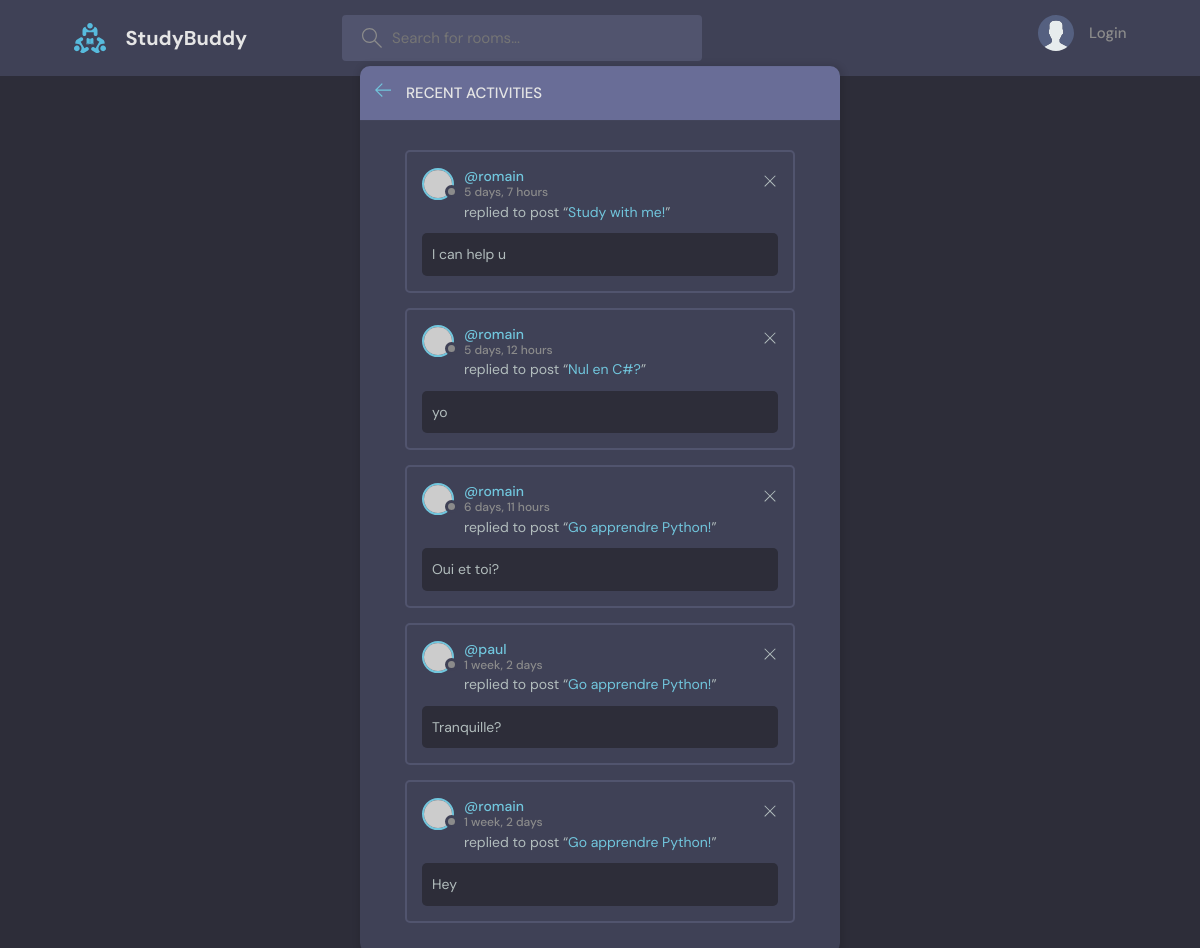
The page /activity/ on the database as committed earlier.
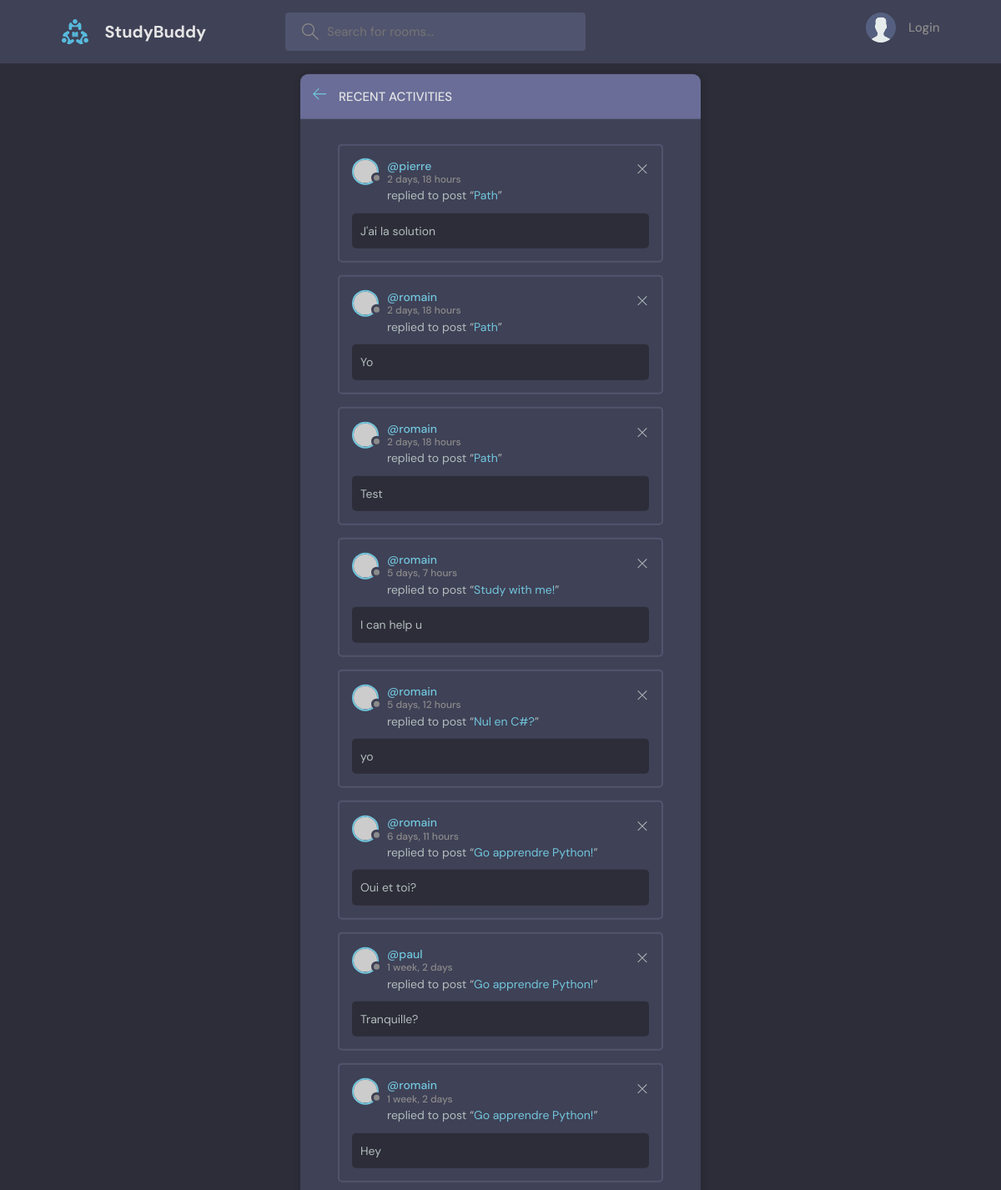
The same page on the database as committed later.
### base/models.py (models this page shows)
class Message(models.Model):
    user = models.ForeignKey(User, on_delete=models.CASCADE)
    room = models.ForeignKey(Room, on_delete = models.CASCADE)
    body = models.TextField()
    updated = models.DateTimeField(auto_now=True)
    created = models.DateTimeField(auto_now_add=True)
    def __str__(self):
        return self.body[0:50]
    class Meta:
        ordering = ['-updated', '-created']

class Room(models.Model):
    host = models.ForeignKey(User, on_delete=models.SET_NULL, null= True)
    topic = models.ForeignKey(Topic, on_delete = models.SET_NULL, null=True)
    name = models.CharField(max_length=200)
    description = models.TextField(null=True, blank= True)
    participants = models.ManyToManyField(User, related_name='participants', blank=True)
    updated = models.DateTimeField(auto_now=True)
    created = models.DateTimeField(auto_now_add=True)
    class Meta:
        ordering = ['-updated', '-created']
    def __str__(self):
        return self.name

### base/views.py (the view)
# urls.py: path('activity/', views.activityPage, name="activity"),
def activityPage(request):
    room_messages=Message.objects.all()
    context = {'room_messages':room_messages}
    return render(request, 'base/activity.html', context)

### base/templates/base/activity.html
{% extends 'main.html' %} {% block content %}
    <main class="layout">
      <div class="container">
        <div class="layout__box">
          <div class="layout__boxHeader">
            <div class="layout__boxTitle">
              <a href="{% url 'home' %}">
                <svg version="1.1" xmlns="http://www.w3.org/2000/svg" width="32" height="32" viewBox="0 0 32 32">
                  <title>arrow-left</title>
                  <path
                    d="M13.723 2.286l-13.723 13.714 13.719 13.714 1.616-1.611-10.96-10.96h27.625v-2.286h-27.625l10.965-10.965-1.616-1.607z"
                  ></path>
                </svg>
              </a>
              <h3>Recent Activities</h3>
            </div>
          </div>
          <div class="activities-page layout__body">
            {% for room_message in room_messages %}
            <div class="activities__box">
              <div class="activities__boxHeader roomListRoom__header">
                <a href="{% url 'user-profile' room_message.user.id %}" class="roomListRoom__author">
                  <div class="avatar avatar--small">
                    <img src="https://randomuser.me/api/portraits/women/11.jpg" />
                  </div>
                  <p>
                    @{{room_message.user}}
                    <span>{{room_message.created|timesince}}</span>
                  </p>
                </a>
                <div class="roomListRoom__actions">
                  <a href="{% url 'delete-message' room_message.id %}">
                    <svg version="1.1" xmlns="http://www.w3.org/2000/svg" width="32" height="32" viewBox="0 0 32 32">
                      <title>remove</title>
                      <path
                        d="M27.314 6.019l-1.333-1.333-9.98 9.981-9.981-9.981-1.333 1.333 9.981 9.981-9.981 9.98 1.333 1.333 9.981-9.98 9.98 9.98 1.333-1.333-9.98-9.98 9.98-9.981z"
                      ></path>
                    </svg>
                  </a>
                </div>
              </div>
              <div class="activities__boxContent">
                <p>replied to post “<a href="{% url 'room' room_message.room.id %}">{{room_message.room}}</a>”</p>
                <div class="activities__boxRoomContent">
                  {{room_message}}
                </div>
              </div>
            </div>
            {% endfor %}
          </div>
        </div>
      </div>
    </main>
    {% endblock content %}

Rows that differ between the two databases and show on the page:
added Message: user "pierre", created "2 days, 18 hours", room "Path", body "J'ai la solution"
added Message: user "romain", created "2 days, 18 hours", room "Path", body "Yo"
added Message: user "romain", created "2 days, 18 hours", room "Path", body "Test"
